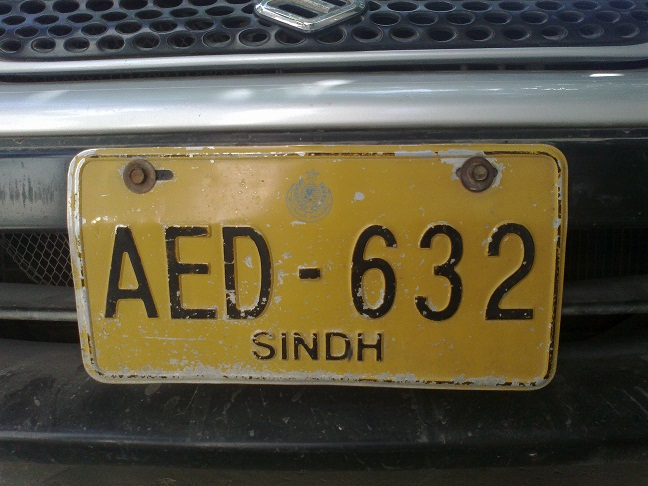
%> input picture test images/ABH3.jpg, 648 x 486 px
$ octave learning_edited.m   (GNU Octave 9; MATLAB toolbox functions it lacks are replaced by stand-ins)
%> lines starting %> are read from the running program, lines starting %| are printed output that depends on the picture; in (x1, y1, x2, y2) boxes, pixels count from 0 and x2, y2 are one past the last pixel; in counts of white or black regions, pixels touching at a corner belong together; the program's own positions count from 1
%{
    License Plate Recogniton

    - This file is used to extract characters from a image, Invert them
    into two-dimensional Images and store the output to feed the training
    file


    Forked from: https://ch.mathworks.com/matlabcentral/fileexchange/54456-licence-plate-recognition

    Author: Nicola Wipfli, Maurus Michel, Yannick Gerber
    License: MIT
    Copyright: 2021 Nicola Wipfli, Maurus Michel, Yannick Gerber

    Required Dependencies: None
    Optional Dependencies: None
%}

% clear
clc
close all;
clear;

%load trainingfile (this file is our reference for the image detection)
load imgfildata;

% prompt for picture to scan
[file,path]=uigetfile({'*.jpg;*.bmp;*.png;*.tif'},'Choose an image');
%> the answer given: test images/ABH3.jpg
s=[path,file];
picture=imread(s);
%> picture is the input picture: size 486x648x3 uint8; mean R, G, B 92.7, 86.3, 65.4
[~,cc]=size(picture);
%> cc = 1944
picture=imresize(picture,[240 500]);
%> picture: size 240x500x3 uint8

%RGB image is transformed into greyscale image
if size(picture,3)==3
  picture=rgb2gray(picture);
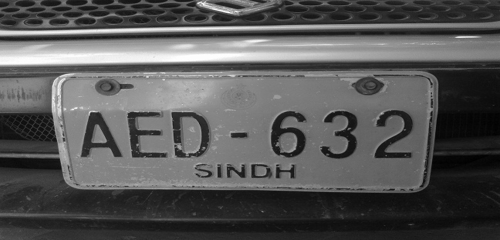
%> picture: size 240x500 uint8; min 0, max 255, mean 85.8
end

%character detection
threshold = graythresh(picture);
%> threshold = 0.341
picture =~im2bw(picture,threshold);
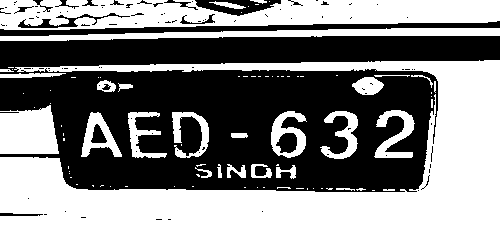
%> picture: size 240x500 logical; 51.8% white; 104 black regions (87 under 20 px), largest, box (x1, y1, x2, y2) and area: (0, 36, 500, 192) 52586, (0, 21, 500, 36) 2668, (195, 0, 281, 16) 729
picture = bwareaopen(picture,24);
%> picture: size 240x500 logical; 51.6% white; 104 black regions (87 under 20 px), largest, box (x1, y1, x2, y2) and area: (0, 36, 500, 192) 52833, (0, 21, 500, 36) 2668, (195, 0, 281, 16) 736
imshow(picture)
if cc>2000
    picture1=bwareaopen(picture,7500);
else
picture1=bwareaopen(picture,5000);
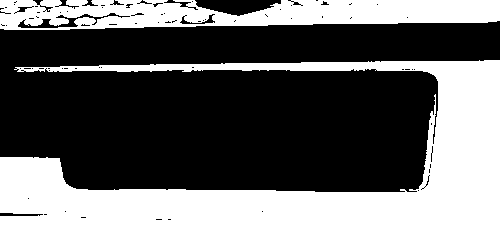
%> picture1: size 240x500 logical; 41.5% white; 2 white regions, box (x1, y1, x2, y2) and area: (0, 60, 500, 240) 38793, (0, 0, 500, 30) 11058
end
figure,imshow(picture1)
picture2=picture-picture1;
%> picture2: size 240x500 double; values 0 (black) and 1 (white), 10.1% white; 24 white regions, largest, box (x1, y1, x2, y2) and area: (0, 28, 500, 41) 3233, (0, 105, 59, 154) 2418, (374, 110, 415, 158) 889
figure,imshow(picture2)
picture2=bwareaopen(picture2,20);
%> picture2: size 240x500 logical; 10.1% white; 24 white regions
figure,imshow(picture2)


%bounding box
[L,Ne]=bwlabel(picture2);
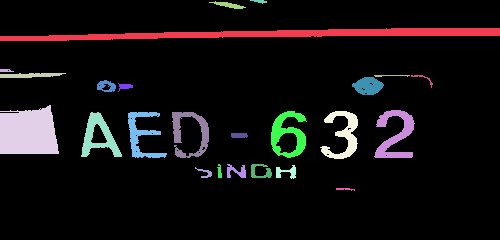
%> L: size 240x500 double; 25 distinct labels, from 0 to 24; one colour per label, 0 black
%> Ne = 24
propied=regionprops(L,'BoundingBox');
%> propied = 24 regions; largest, box (x1, y1, x2, y2): (0, 28, 500, 41), (0, 105, 59, 154), (374, 110, 415, 158), (81, 112, 122, 157), (320, 111, 358, 159)
hold on
pause(1)
for n=1:size(propied,1)
  rectangle('Position',propied(n).BoundingBox,'EdgeColor','g','LineWidth',2)
end
%> this loop made 24 passes
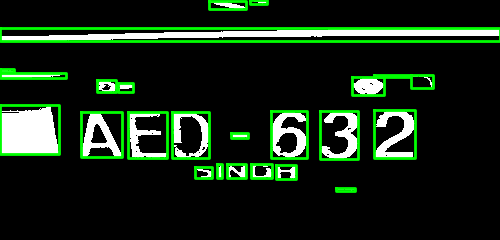
%> figure redrawn from the program's plot data
hold off

figure
final_output=[];
t=[];

%image resize to 24x42 px
kb=1;
for n=1:Ne


  [r,c] = find(L==n);
  n1=picture(min(r):max(r),min(c):max(c));
  n1=imresize(n1,[42,24]);
  imshow(n1)
  pause(0.2)
  x=[ ];

totalLetters=size(imgfile,2);

% saves all the detected characters to individual files.

baseFileName='bildli';
    baseFileName=[baseFileName,num2str(kb),'.tif']
    fullFileName = fullfile('D:\matlab\testtraining', baseFileName);
    imwrite(n1, fullFileName);
    kb = kb + 1;

 for k=1:totalLetters

    y=corr2(imgfile{1,k},n1);
    x=[x y];

 end

% Use to define the accuracy from image to reference file
% define max(x)>.5 as you preffer
% 1 > correlation > 0

 t=[t max(x)];
 if max(x)>.45
 z=find(x==max(x));
 out=cell2mat(imgfile(2,z));

final_output=[final_output out];
end
end
%> this loop made 24 passes
%> (baseFileName, t, z, out, final_output) on passes 5, 6, 8, 9: ('bildli5.tif', [0.23 0.391 0.213 0.304 0.453], 27, 'A', 'A'), ('bildli6.tif', [0.23 0.391 0.213 0.304 0.453 0.482], 1, '0', 'A0'), ('bildli8.tif', [0.23 0.391 0.213 0.304 0.453 0.482 0.204 0.669], 32, 'E', 'A0E'), ('bildli9.tif', [0.23 0.391 0.213 0.304 0.453 0.482 0.204 0.669 0.687], 30, 'D', 'A0ED')
%> (baseFileName, z, out, final_output) on passes 12, 13, 16, 17, 18, 19: ('bildli12.tif', 5, '1', 'A0ED1'), ('bildli13.tif', 45, 'N', 'A0ED1N'), ('bildli16.tif', 30, 'D', 'A0ED1ND'), ('bildli17.tif', 23, '8', 'A0ED1ND8'), ('bildli18.tif', 38, 'H', 'A0ED1ND8H'), ('bildli19.tif', 9, '3', 'A0ED1ND8H3')
%> pass 1, `n1=imresize(n1,[42,24]);`:
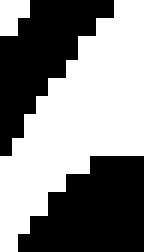
%> n1: size 42x24 logical (shown 6 times larger); 52.4% white; 2 black regions, box (x1, y1, x2, y2) and area: (3, 26, 24, 42) 250, (0, 0, 19, 26) 230
%> pass 3, `n1=imresize(n1,[42,24]);`:
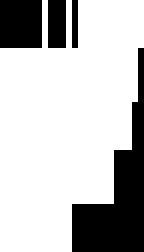
%> n1: size 42x24 logical (shown 6 times larger); 74.8% white; 4 black regions (1 under 20 px), largest, box (x1, y1, x2, y2) and area: (12, 8, 24, 42) 166, (0, 0, 7, 8) 56, (8, 0, 11, 8) 24
%> after the loop, t = 24 values, max 0.742 at index 18, min 0.204 at index 7, mean 0.438
